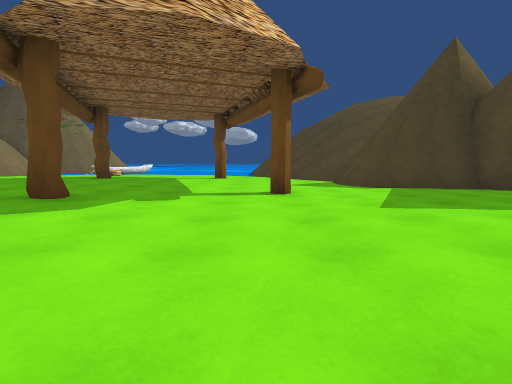
view 1 (above)

24 first-person views from a walk through a Unity game level. The camera is 1.2 m above the floor, tilts 6° down and sees 85° across. The floor is counted in squares, 2 m on a side. Each view is taken from the middle of a square. On the plan, view 1 faces up. The plan holds only what a view shows up to about 9 squares ahead; the rest is blank. The place goes on beyond the plan. The player is left out. Some animated figures are not drawn. Some surface patterns are stand-ins.

view 2
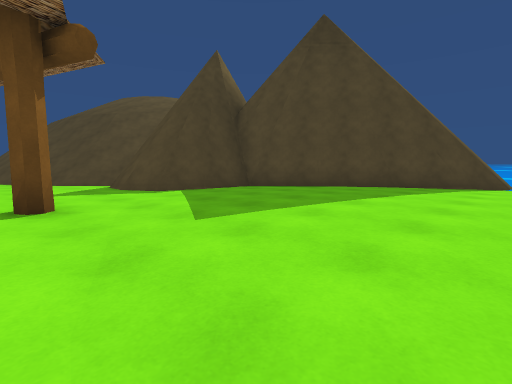

view 3
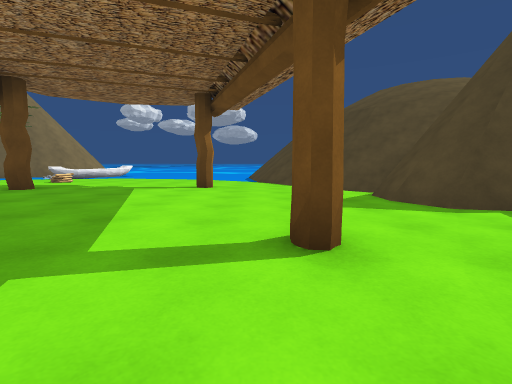

view 4
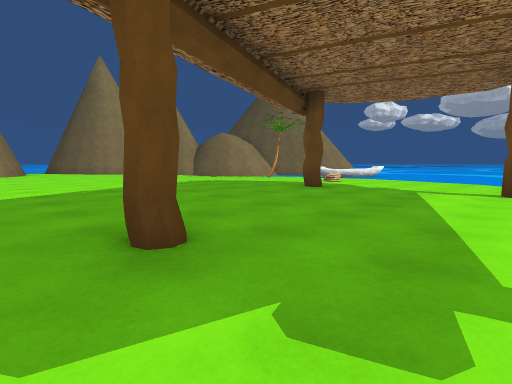

view 5
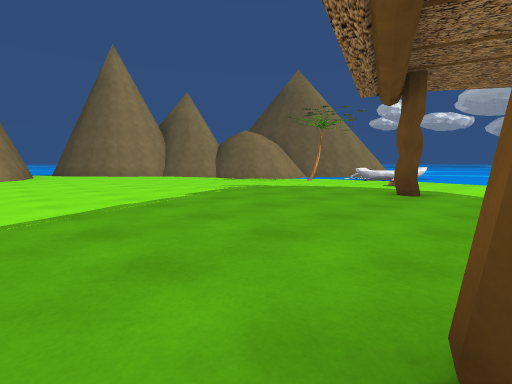

view 6
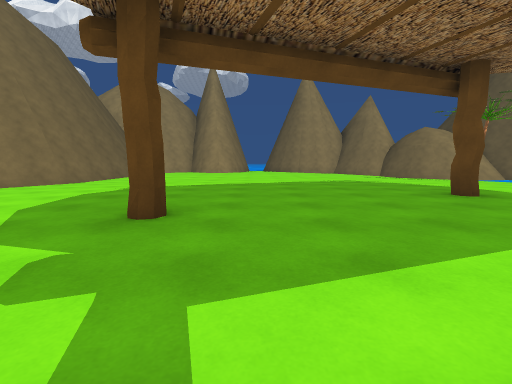

view 7
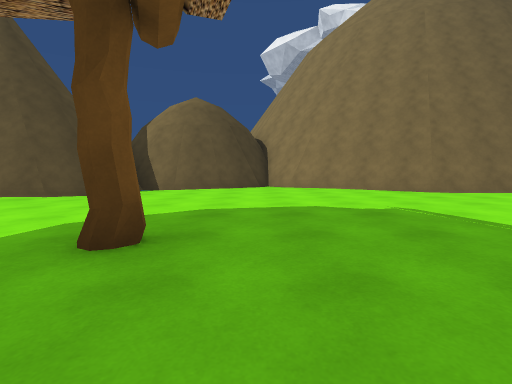

view 8
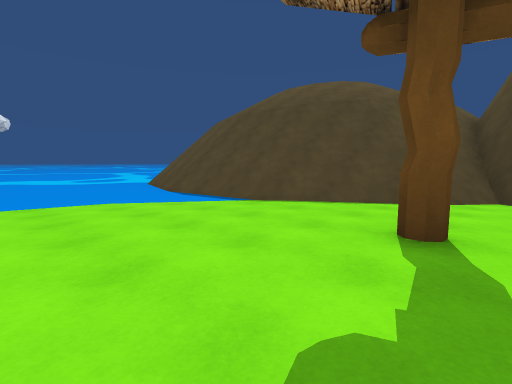

view 9
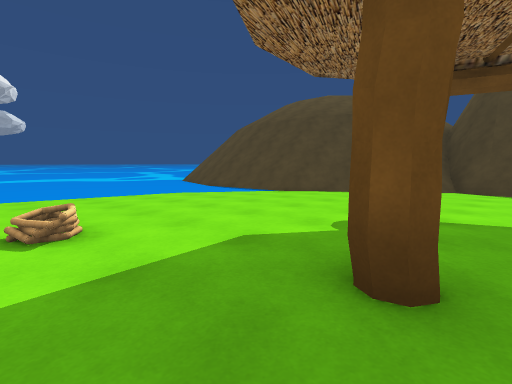

view 10
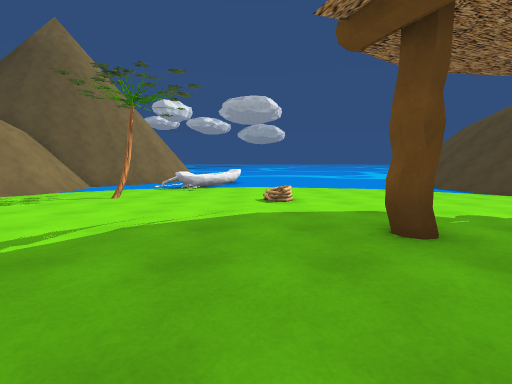

view 11
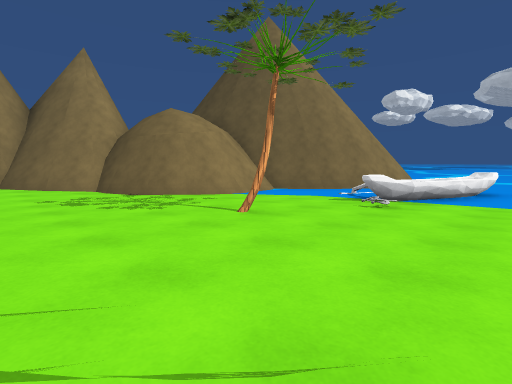

view 12
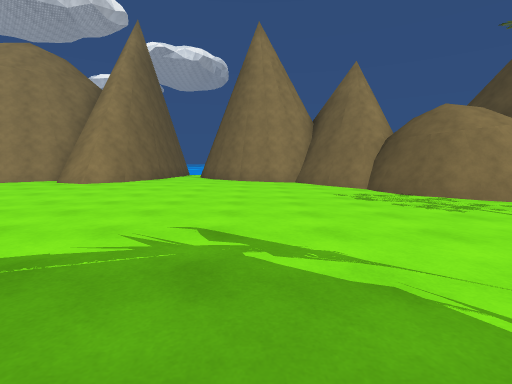

view 13
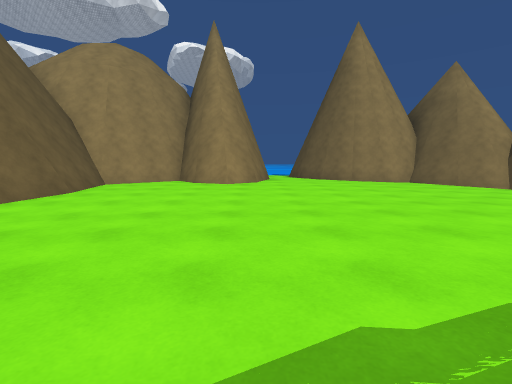

view 14
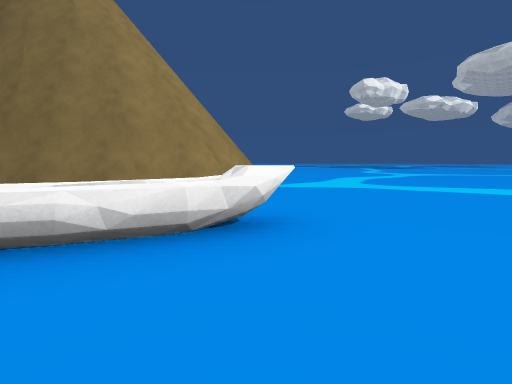

view 15
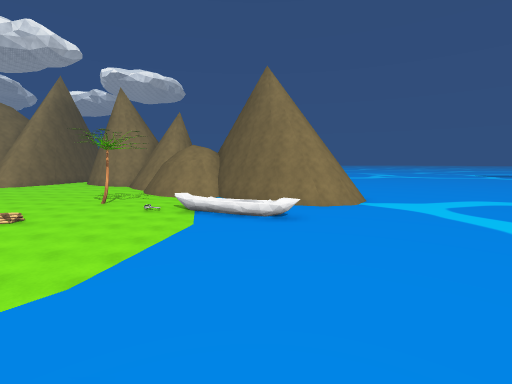

view 16
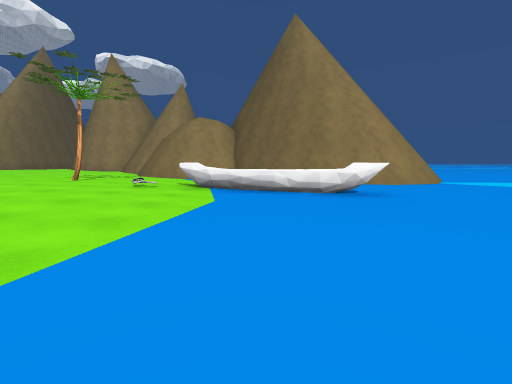

view 17
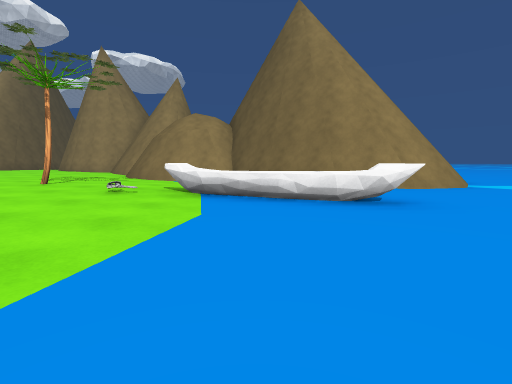

view 18
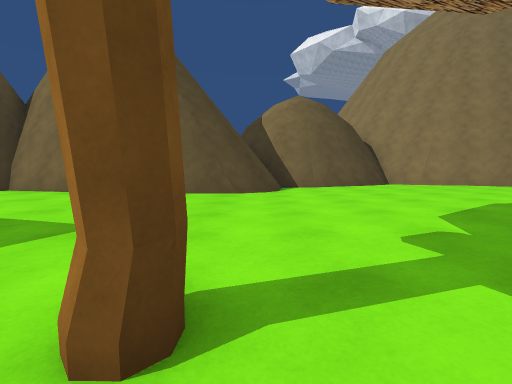

view 19
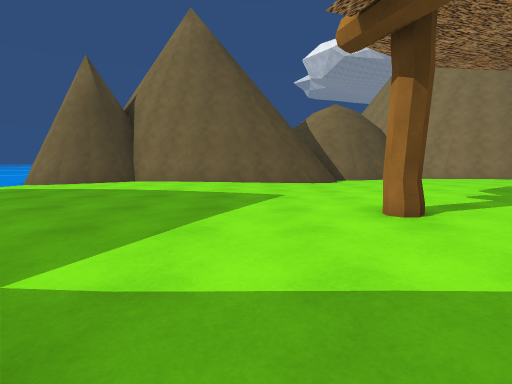

view 20
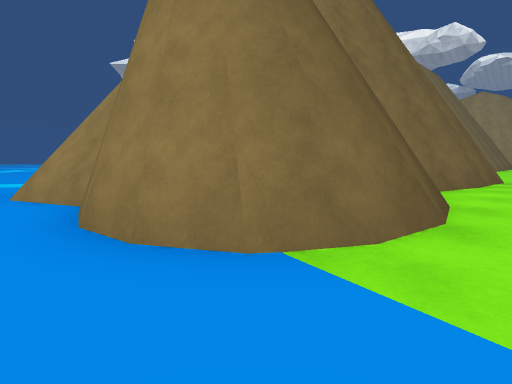

view 21
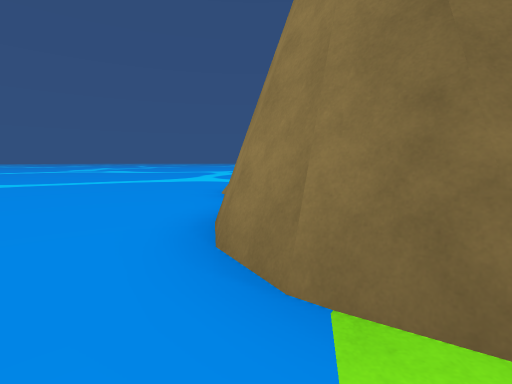

view 22
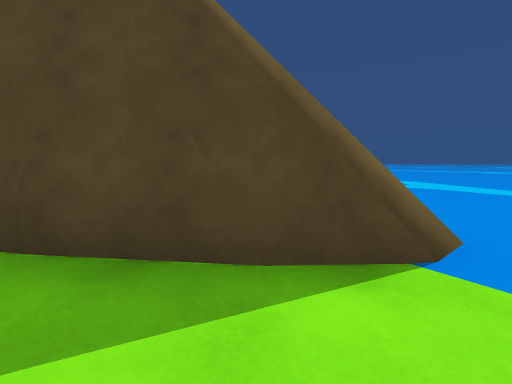

view 23
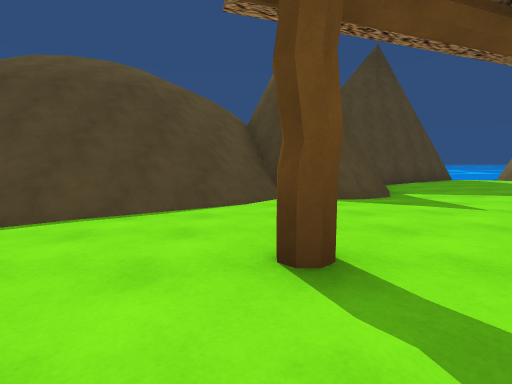

view 24
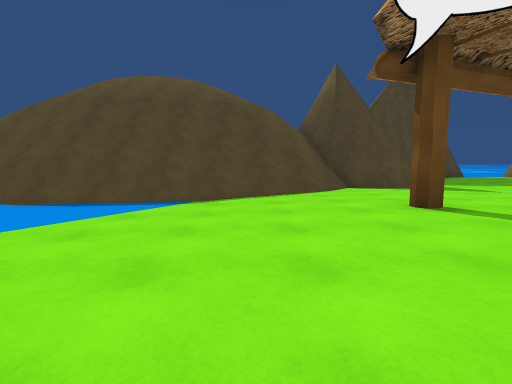

### Floor plan
Key: @ floor where view 1 was taken; # wall or solid block; . main floor; : floor 0.25 m higher than the main floor; - floor 0.25 m lower than the main floor; / step, stairs or slope; = window, fence, low wall or low ledge; ~ liquid the walk can cross; ≈ liquid the walk keeps out of; ^ raised ledge; T tree.
Columns run from 15 left of view 1 to 16 right of it. Each row starts with its distance up from view 1.
 24    ≈ ≈≈≈≈≈≈
 23    ≈≈≈≈≈≈≈≈
 22     ≈≈≈≈≈≈≈≈
 21      #≈≈≈≈≈≈≈
 20      ##~~~~~~≈
 19      ##~~~~~~~~
 18      #≈≈^~~~~~~~////
 17     ##≈≈^~~~~~~/////
 16    ##~≈^≈~~~~~~//////
 15    #~~~^----~~~//////
 14    #~--=------~-//////
 13   ##-----------///////
 12 ###---T----=----//////
 11 ##----.......----/////
 10 #----..... ...#--//###
  9 ----...........---####
  8 .........:#....---#####
  7 ........:::....---####
  6 .......:::::....-----##
  5 ::......::::...-#-----#
  4 #::.....:::.#..---..--##       ≈
  3 ##:............--....--##   ≈≈≈≈
  2 #/:...........---....---##≈≈≈≈≈≈
  1 #:...........----....---~~≈≈≈≈≈≈
  0 #####/---.-----@########~~
 -1  #######/------##   #####≈≈
 -2        ###---###        #≈≈≈
 -3          #######        #≈≈≈≈
 -4                         #≈≈≈≈≈
 -5                         #≈≈≈≈≈≈

Where each view was taken, in squares from view 1:
view 1: 0 up, 0 right, facing up
view 2: 1 up, 0 right, facing up-right
view 3: 3 up, 0 right, facing up
view 4: 3 up, 1 left, facing up-left
view 5: 3 up, 3 left, facing up-left
view 6: 5 up, 0 right, facing left
view 7: 6 up, 4 left, facing down
view 8: 9 up, 4 left, facing up-right
view 9: 8 up, 6 left, facing up-right
view 10: 6 up, 6 left, facing up
view 11: 9 up, 6 left, facing up-left
view 12: 8 up, 6 left, facing left
view 13: 4 up, 6 left, facing left
view 14: 16 up, 5 left, facing up-left
view 15: 17 up, 1 right, facing left
view 16: 16 up, 2 left, facing left
view 17: 16 up, 3 left, facing left
view 18: 6 up, 0 right, facing down
view 19: 8 up, 2 right, facing down
view 20: 1 up, 10 right, facing down-left
view 21: 1 up, 9 right, facing down
view 22: 1 up, 7 right, facing up-right
view 23: 10 up, 3 left, facing right
view 24: 12 up, 5 left, facing right
